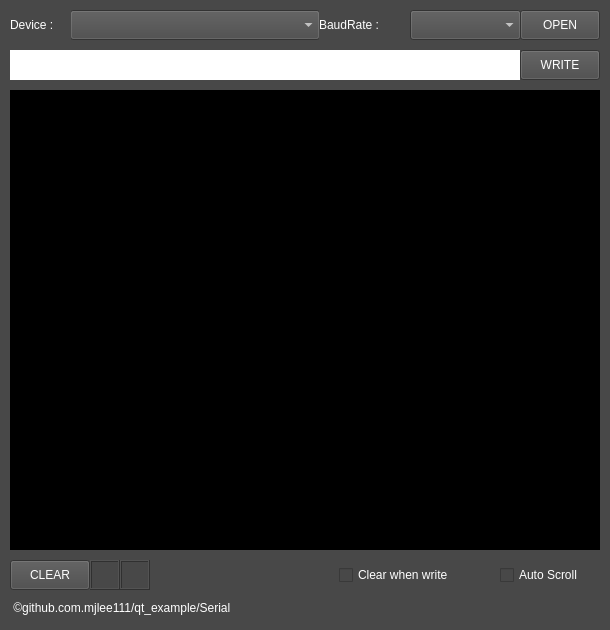
<?xml version="1.0" encoding="UTF-8"?>
<ui version="4.0">
 <class>Serial</class>
 <widget class="QMainWindow" name="Serial">
  <property name="geometry">
   <rect>
    <x>0</x>
    <y>0</y>
    <width>610</width>
    <height>630</height>
   </rect>
  </property>
  <property name="windowTitle">
   <string>Serial</string>
  </property>
  <property name="styleSheet">
   <string notr="true">background-color: rgb(72, 72, 72);
color: rgb(255, 255, 255)</string>
  </property>
  <widget class="QWidget" name="centralwidget">
   <widget class="QComboBox" name="device">
    <property name="geometry">
     <rect>
      <x>70</x>
      <y>10</y>
      <width>250</width>
      <height>30</height>
     </rect>
    </property>
   </widget>
   <widget class="QLabel" name="label">
    <property name="geometry">
     <rect>
      <x>10</x>
      <y>10</y>
      <width>61</width>
      <height>30</height>
     </rect>
    </property>
    <property name="frameShape">
     <enum>QFrame::NoFrame</enum>
    </property>
    <property name="text">
     <string>Device :</string>
    </property>
   </widget>
   <widget class="QLabel" name="label_2">
    <property name="geometry">
     <rect>
      <x>319</x>
      <y>10</y>
      <width>90</width>
      <height>30</height>
     </rect>
    </property>
    <property name="frameShape">
     <enum>QFrame::NoFrame</enum>
    </property>
    <property name="text">
     <string>BaudRate : </string>
    </property>
   </widget>
   <widget class="QComboBox" name="rate">
    <property name="geometry">
     <rect>
      <x>410</x>
      <y>10</y>
      <width>111</width>
      <height>30</height>
     </rect>
    </property>
   </widget>
   <widget class="QPushButton" name="device_btn">
    <property name="geometry">
     <rect>
      <x>520</x>
      <y>10</y>
      <width>80</width>
      <height>30</height>
     </rect>
    </property>
    <property name="text">
     <string>OPEN</string>
    </property>
   </widget>
   <widget class="QPushButton" name="write_btn">
    <property name="geometry">
     <rect>
      <x>520</x>
      <y>50</y>
      <width>80</width>
      <height>30</height>
     </rect>
    </property>
    <property name="text">
     <string>WRITE</string>
    </property>
   </widget>
   <widget class="QTextEdit" name="write_data">
    <property name="geometry">
     <rect>
      <x>10</x>
      <y>50</y>
      <width>510</width>
      <height>30</height>
     </rect>
    </property>
    <property name="styleSheet">
     <string notr="true">background-color: rgb(255, 255, 255);
color: rgb(0, 0, 0)</string>
    </property>
    <property name="frameShape">
     <enum>QFrame::NoFrame</enum>
    </property>
   </widget>
   <widget class="QTextEdit" name="read">
    <property name="enabled">
     <bool>true</bool>
    </property>
    <property name="geometry">
     <rect>
      <x>10</x>
      <y>90</y>
      <width>590</width>
      <height>460</height>
     </rect>
    </property>
    <property name="styleSheet">
     <string notr="true">color: rgb(0, 255, 0);
background-color: rgb(0, 0, 0)</string>
    </property>
    <property name="readOnly">
     <bool>true</bool>
    </property>
    <property name="html">
     <string>&lt;!DOCTYPE HTML PUBLIC &quot;-//W3C//DTD HTML 4.0//EN&quot; &quot;http://www.w3.org/TR/REC-html40/strict.dtd&quot;&gt;
&lt;html&gt;&lt;head&gt;&lt;meta name=&quot;qrichtext&quot; content=&quot;1&quot; /&gt;&lt;style type=&quot;text/css&quot;&gt;
p, li { white-space: pre-wrap; }
&lt;/style&gt;&lt;/head&gt;&lt;body style=&quot; font-family:'NanumSquare'; font-size:11pt; font-weight:400; font-style:normal;&quot;&gt;
&lt;p style=&quot;-qt-paragraph-type:empty; margin-top:0px; margin-bottom:0px; margin-left:0px; margin-right:0px; -qt-block-indent:0; text-indent:0px; font-family:'맑은 고딕'; font-size:9pt;&quot;&gt;&lt;br /&gt;&lt;/p&gt;&lt;/body&gt;&lt;/html&gt;</string>
    </property>
   </widget>
   <widget class="QPushButton" name="clear_btn">
    <property name="geometry">
     <rect>
      <x>10</x>
      <y>560</y>
      <width>80</width>
      <height>30</height>
     </rect>
    </property>
    <property name="text">
     <string>CLEAR</string>
    </property>
   </widget>
   <widget class="QLabel" name="rx">
    <property name="geometry">
     <rect>
      <x>90</x>
      <y>560</y>
      <width>30</width>
      <height>30</height>
     </rect>
    </property>
    <property name="frameShape">
     <enum>QFrame::Box</enum>
    </property>
    <property name="frameShadow">
     <enum>QFrame::Raised</enum>
    </property>
    <property name="text">
     <string/>
    </property>
   </widget>
   <widget class="QLabel" name="tx">
    <property name="geometry">
     <rect>
      <x>120</x>
      <y>560</y>
      <width>30</width>
      <height>30</height>
     </rect>
    </property>
    <property name="frameShape">
     <enum>QFrame::Box</enum>
    </property>
    <property name="frameShadow">
     <enum>QFrame::Raised</enum>
    </property>
    <property name="text">
     <string/>
    </property>
   </widget>
   <widget class="QCheckBox" name="auto_scroll">
    <property name="geometry">
     <rect>
      <x>500</x>
      <y>560</y>
      <width>100</width>
      <height>30</height>
     </rect>
    </property>
    <property name="text">
     <string>Auto Scroll</string>
    </property>
   </widget>
   <widget class="QCheckBox" name="clear_write">
    <property name="geometry">
     <rect>
      <x>339</x>
      <y>560</y>
      <width>151</width>
      <height>30</height>
     </rect>
    </property>
    <property name="text">
     <string>Clear when write</string>
    </property>
   </widget>
   <widget class="QLabel" name="copyright">
    <property name="enabled">
     <bool>false</bool>
    </property>
    <property name="geometry">
     <rect>
      <x>10</x>
      <y>600</y>
      <width>311</width>
      <height>16</height>
     </rect>
    </property>
    <property name="text">
     <string> ©github.com.mjlee111/qt_example/Serial</string>
    </property>
   </widget>
  </widget>
 </widget>
 <resources/>
 <connections/>
</ui>
